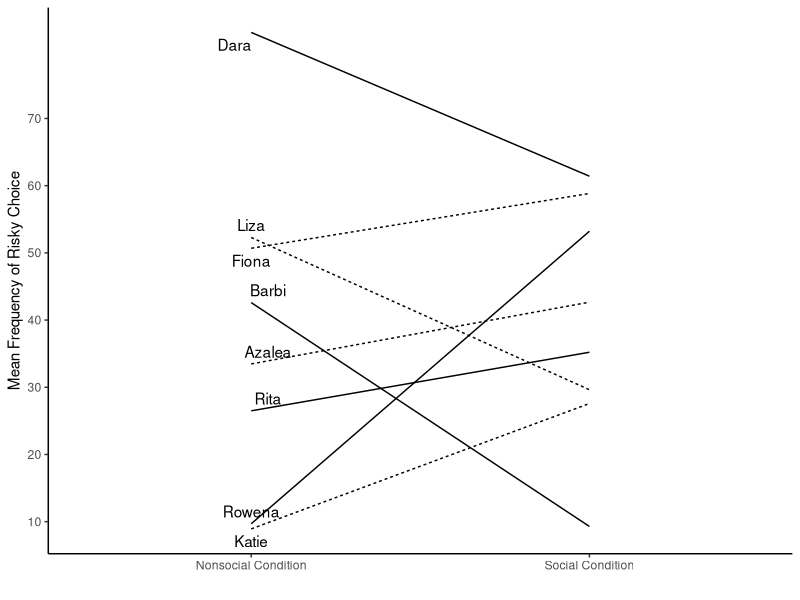
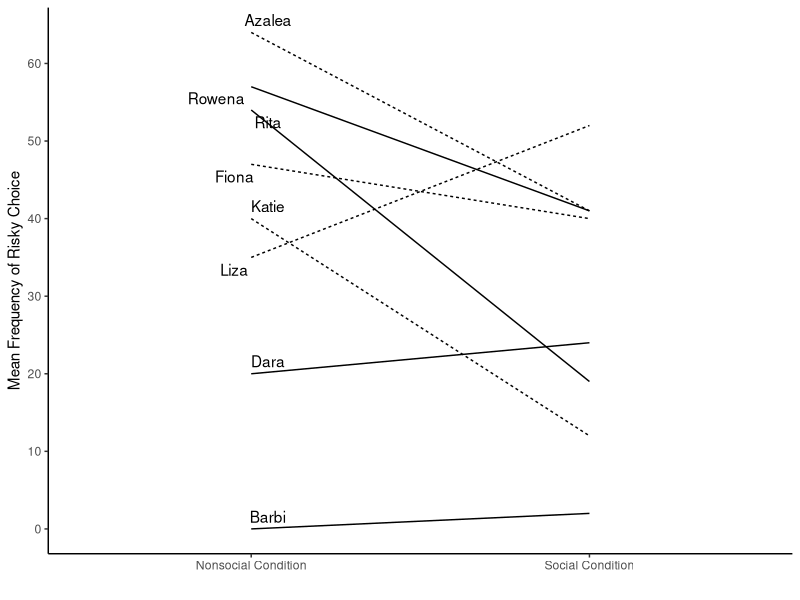
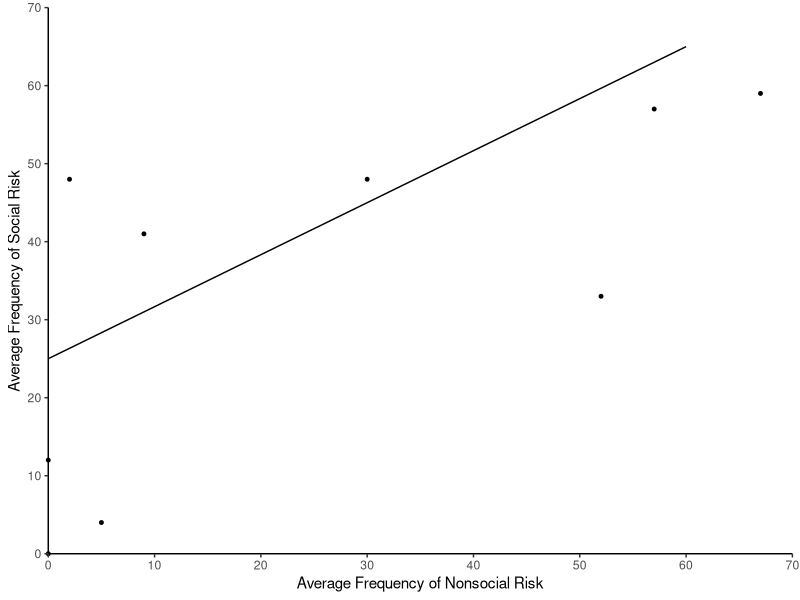
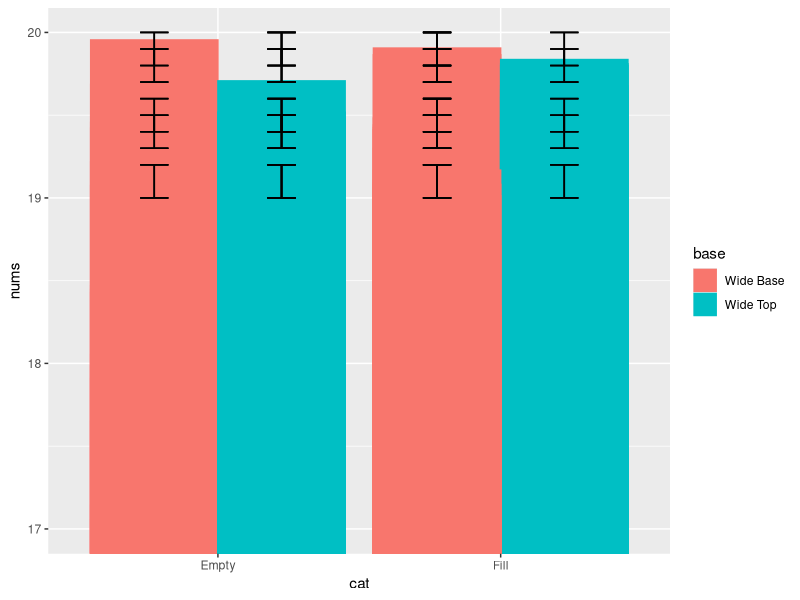
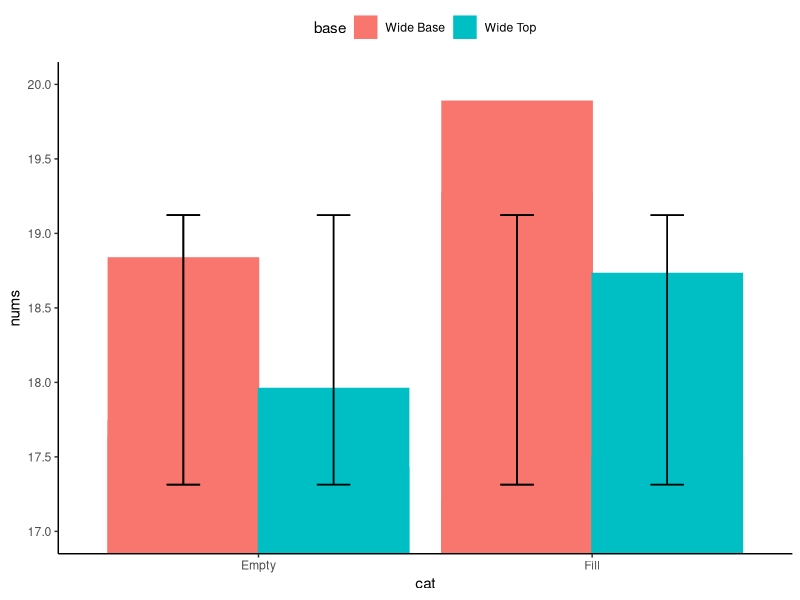

Reproduce these figures in R, in order.
## ---- chunk 1
knitr::opts_chunk$set(echo = TRUE)
## ---- chunk 2
#loading library to enable visualization of ggplot function use
library(ggplot2)
library(ggrepel)
## ---- chunk 3

names<-rep(c("Dara","Rita","Liza", "Azalea", "Barbi","Rowena","Katie","Fiona"), each=2)
lnames<-c("","Dara","","Rita","","Liza", "","Azalea", "","Barbi","","Rowena","","Katie","","Fiona")
mean_frequency<-rnorm(16,45,25)
condition<-rep(c("Social Condition","Nonsocial Condition"),8)
adversity<-rep(c("Adverse","Not_Adverse"),times=c(4,4))

plot_df<-data.frame(names,mean_frequency,adversity,condition)

#print(plot_df)

b<-ggplot(plot_df, aes(condition,mean_frequency,group=names,linetype=adversity))+geom_line()+geom_text_repel(label=lnames, position = "nudge")+theme_classic()

b+labs(x="",y="Mean Frequency of Risky Choice")+theme(legend.position = "none")+scale_y_continuous(breaks = pretty(0:70,n=7))
## ---- chunk 4

names<-rep(c("Dara","Rita","Liza", "Azalea", "Barbi","Rowena","Katie","Fiona"), each=2)
lnames<-c("","Dara","","Rita","","Liza", "","Azalea", "","Barbi","","Rowena","","Katie","","Fiona")
mean_frequency<-floor(runif(16,0,70))
condition<-rep(c("Social Condition","Nonsocial Condition"),8)
adversity<-rep(c("Adverse","Not_Adverse"),times=c(4,4))

plot_df<-data.frame(names,mean_frequency,adversity,condition)

#print(plot_df)

a<-ggplot(plot_df, aes(condition,mean_frequency,group=names,linetype=adversity))+geom_line()+geom_text_repel(label=lnames, position = "nudge")+theme_classic()

a+theme(legend.position = "none")+labs(x="",y="Mean Frequency of Risky Choice")+theme(legend.position = "none")+scale_y_continuous(breaks = pretty(0:70,n=7))
## ---- chunk 5
avg_nonsoc<-c(0,60)
avg_soc<-c(25,65)
ad_avg_nonsoc<-c(0,0,2,5,9,30,52,57,67)
ad_avg_soc<-c(0,12,48,4,41,48,33,57,59)
plot_da<-data.frame(avg_nonsoc,avg_soc)
plot_db<-data.frame(ad_avg_nonsoc,ad_avg_soc)

c<-ggplot(plot_da)+geom_line(mapping = aes(avg_nonsoc,avg_soc))+geom_point(data =plot_db ,x=ad_avg_nonsoc,y=ad_avg_soc, size=1)+theme_classic()+coord_cartesian(xlim = c(0,70),ylim = c(0,70),clip = "off")


c+labs(x="Average Frequency of Nonsocial Risk",y="Average Frequency of Social Risk")+scale_x_continuous(expand = c(0,0),breaks = pretty(0:70,n=7))+scale_y_continuous(expand = c(0,0),breaks = pretty(0:70,n=7))
## ---- chunk 6
nums<-runif(100,17,20)
cat<-as.factor(rep(c("Fill","Empty"),each=15,len=100))
base<-as.factor(rep(c("Wide Base","Wide Top"),each=45,len=100))
plot_dd<-data.frame(nums,cat,base)
f_mean<-rep(c(19.5,19.8,19.4,19.9,19.1),len=100)
f_se<-rep(c(.1,.1,.1,.1,.1),len=100)

ggplot(plot_dd,aes(cat,nums,group=base,color=base,fill=base))+geom_bar(stat = "identity",position = "dodge")+coord_cartesian(ylim = c(17,20))+geom_errorbar(aes(ymin=f_mean-f_se,ymax=f_mean+f_se),width=.2,position = position_dodge(width = 0.9),color="black")
## ---- chunk 7
nums<-runif(10,17,20)
cat<-as.factor(rep(c("Fill","Empty"),each=5,len=10))
base<-as.factor(rep(c("Wide Base","Wide Top"),each=3,len=10))
f_mean<-rep(mean(nums),len=10)
f_se<-rep(sd(nums),len=10)
plot_dd<-data.frame(nums,cat,base,f_mean,f_se)

e<-ggplot(plot_dd,aes(cat,nums,group=base,color=base,fill=base))+geom_bar(stat = "identity",position = "dodge")+coord_cartesian(ylim = c(17,20))+geom_errorbar(aes(ymin=f_mean-f_se,ymax=f_mean+f_se),width=.2,position = position_dodge(width = 0.9),color="black")+theme_classic()

e+theme(legend.position = "top")+scale_y_continuous(breaks = pretty(17:20,n=7))
